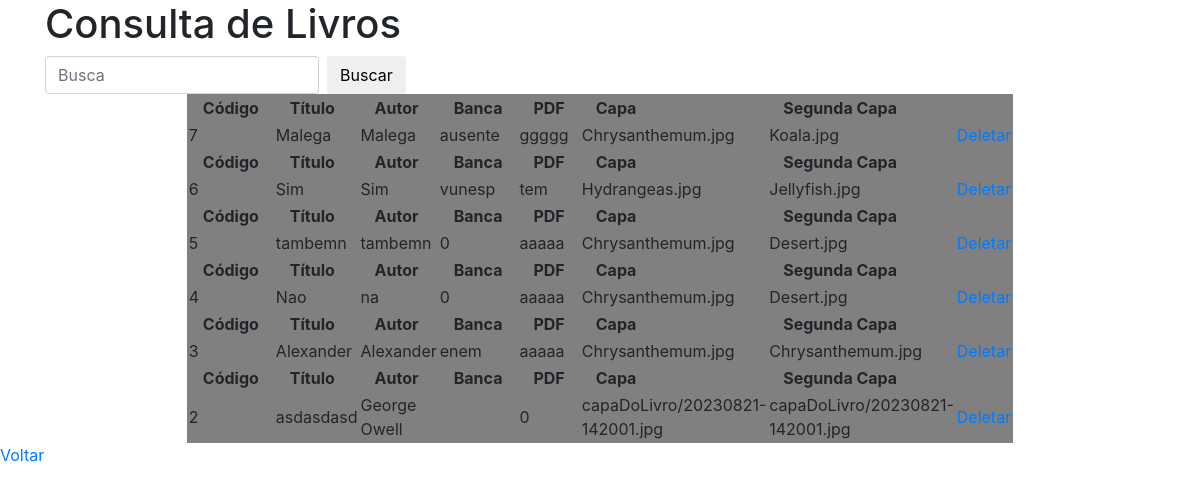
Page /php/listar_livro.php on the committed database.
### tables this page shows
CREATE TABLE `livros` (
  `idLivro` int(11) NOT NULL,
  `titulo` varchar(255) DEFAULT NULL,
  `autor` varchar(255) DEFAULT NULL,
  `capa` varchar(255) NOT NULL,
  `capa2` varchar(255) NOT NULL,
  `banca` varchar(20) NOT NULL,
  `pdf` varchar(255) NOT NULL DEFAULT 'ausente'
);

### core/mysql.php (called while the page is built, shortened)
<?php
function buscar (string $entidade, array $campos = ['*'], array $criterio = [],
string $ordem = null) : array
{
    $retorno = false;
    $coringa_criterio = [];
    $instrucao = select($entidade, $campos, $coringa_criterio, $ordem);
    $conexao = conecta();
    $stmt = mysqli_prepare($conexao, $instrucao);
    mysqli_stmt_execute($stmt);
    if($result = mysqli_stmt_get_result($stmt)){
        $retorno = mysqli_fetch_all($result, MYSQLI_ASSOC);
    }
    $retorno = $retorno;
    return $retorno;
}
?>

### core/sql.php (called while the page is built, shortened)
<?php
 function select (string $entidade, array $campos, array $criterio = [],
 string $ordem = null) : string
 {
    $instrucao = "SELECT " . implode(', ' ,$campos);
    $instrucao .= " FROM {$entidade}";
    if(!empty($ordem)) {
        $instrucao .= " ORDER BY $ordem ";
    }
    return $instrucao;
 }
?>

### php/listar_livro.php (the view, shortened to what this page needs)
<!DOCTYPE html>
<html lang="en">
<head>
    <link rel="stylesheet" href="https://stackpath.bootstrapcdn.com/bootstrap/4.1.3/css/bootstrap.min.css">
</head>
<body>
    <?php
        require_once '../core/sql.php';
        require_once '../core/mysql.php';
        $criterio = [];
        $result = buscar(
            'livros',
            [
                'idLivro',
                'titulo',
                'autor',
                'capa',
                'capa2',
                'pdf',
                'banca',
            ],
            $criterio,
            'idLivro DESC'
        );
    ?>
    <div class="container">
    <h1>Consulta de Livros</h1>
    <form class="form-inline my-2 my-lg-0" method='get' action=' '>
    <input class="form-control mr-sm-2" type="search" name='busca'
        placeholder="Busca" arial-label="Busca">
    <button class="btn btn-outline-sucess my-2 my-sm-0"
        type="submit">Buscar</button>
    </form>
    <table align="center" border="1" width="500" bgcolor="grey">
        <thead>
            <?php
            foreach($result as $entidade):
        ?>
        <tr>
            <th class="col">Código</th>
            <th class="col">Título</th>
            <th class="col">Autor</th>
            <th class="col">Banca</th>
            <th class="col">PDF</th>
            <th class="col">Capa</th>
            <th class="col">Segunda Capa</th>
            </tr>
        </thead>
        <tbody>
                <td><?php echo $entidade['idLivro'] ?></td>
                <td><?php echo $entidade['titulo'] ?></td>
                <td><?php echo $entidade['autor'] ?></td>
                <td><?php echo $entidade['banca'] ?></td>
                <td><?php echo $entidade['pdf'] ?></td>
                <td><?php echo $entidade['capa'] ?></td>
                <td><?php echo $entidade['capa2'] ?></td>
                <td><a href="../core/livro_repositorio.php?acao=delete&idLivro=<?php echo $entidade['idLivro'] ?>">Deletar</a></td>
            <?php endforeach ?>
        </tbody>
    </table>
    </div>
    <div>
    <a href="../cadastro_livro.html">Voltar</a>
    </div>
</body>
</html>

### rows in the picture
livros: idLivro "7", titulo "Malega", autor "Malega", banca "ausente", pdf "ggggg", capa "Chrysanthemum.jpg", capa2 "Koala.jpg"
livros: idLivro "6", titulo "Sim", autor "Sim", banca "vunesp", pdf "tem", capa "Hydrangeas.jpg", capa2 "Jellyfish.jpg"
livros: idLivro "5", titulo "tambemn", autor "tambemn", banca "0", pdf "aaaaa", capa "Chrysanthemum.jpg", capa2 "Desert.jpg"
livros: idLivro "4", titulo "Nao", autor "na", banca "0", pdf "aaaaa", capa "Chrysanthemum.jpg", capa2 "Desert.jpg"
livros: idLivro "3", titulo "Alexander", autor "Alexander", banca "enem", pdf "aaaaa", capa "Chrysanthemum.jpg", capa2 "Chrysanthemum.jpg"
livros: idLivro "2", titulo "asdasdasd", autor "George Owell", pdf "0", capa "capaDoLivro/20230821-142001.jpg", capa2 "capaDoLivro/20230821-142001.jpg"
